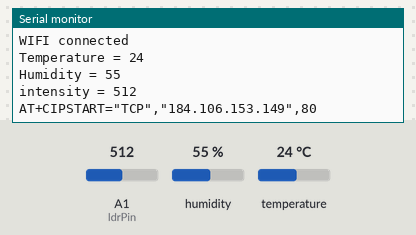
A sketch run on a simulated Arduino Uno, built with avr-gcc and run on an emulated ATmega328P. Shown: the last lines printed to the serial monitor. Inputs (shaded band) come from the test bench; at power-on: humidity 55 %, A1 (ldrPin) = 512, temperature 24 °C. The modem accepts every AT command (registered, SIM ready, sends succeed) and sends nothing else.

Above: at 3.2 s.
3.3 s: humidity set to 22 %
At 4.9 s:
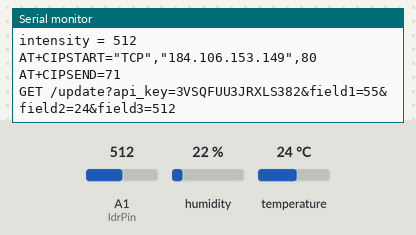
5.5 s: A1 (ldrPin) set to 716
At 6.8 s:
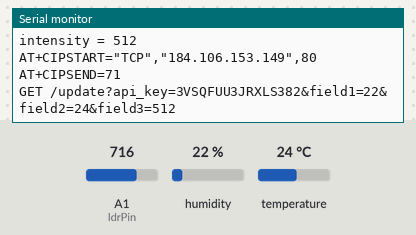
7.0 s: temperature set to 12 °C
At 8.4 s:
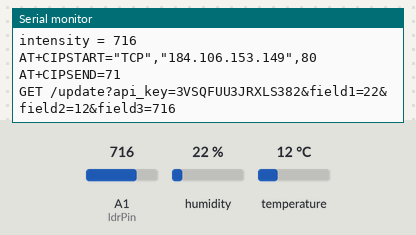
8.5 s: A1 (ldrPin) set to 900
At 9.9 s:
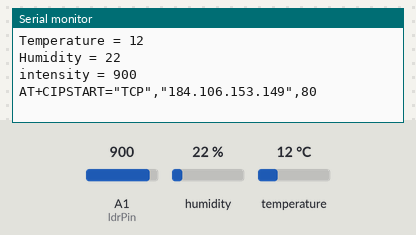
10.0 s: humidity set to 40 %
At 11.4 s:
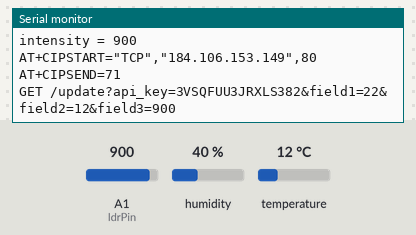
Timing chart, 0 to 12.5 s (numbered marks = the images above; inputs shaded):
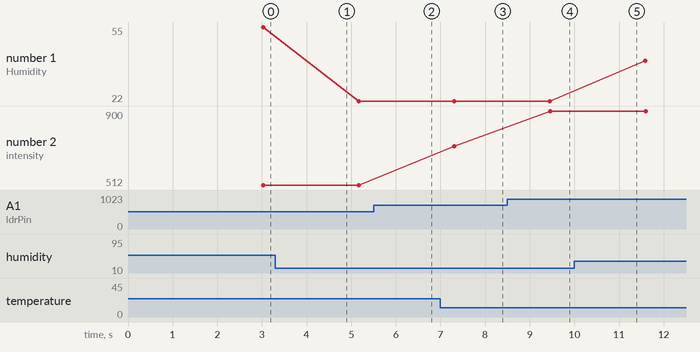

Measured:
- after the input at 7.0 s, the serial monitor: prints a new line after 0.31 s (image 3)
- after the input at 8.5 s, the serial monitor: prints a new line after 0.95 s (image 4)
- plotted number 1: 55 → 22 after the input at 3.3 s, 22 → 40 after the input at 10.0 s
- plotted number 2: 716 → 900 after the input at 8.5 s

The sketch:

temp_hum_intensity.ino
```cpp
#include "DHT.h"

#include <SoftwareSerial.h>


#define DHTPIN 5                       // Digital Pin 5

const int ldrPin = A1;

#define DHTTYPE DHT11                  // We are Using DHT11

String apiKey = "3VSQFUU3JRXLS382";    // Edit this API key according to your Account

String Host_Name = "pialy";         // Edit Host_Name

String Password = "0123456789";          // Edit Password

SoftwareSerial ser(2, 3);              // RX, TX

int i=1;

DHT dht(DHTPIN, DHTTYPE);              // Initialising Pin and Type of DHT

void setup() {

        Serial.begin(115200);                  // enable software serial

        ser.begin(115200);                     // reset ESP8266

        ser.println("AT+RST");               // Resetting ESP8266
        delay(1000);
        dht.begin();                        // Enabling DHT11

        char inv ='"';

        String cmd = "AT+CWJAP";

               cmd+= "=";

               cmd+= inv;

               cmd+= Host_Name;

               cmd+= inv;

               cmd+= ",";

               cmd+= inv;

               cmd+= Password;

               cmd+= inv;

        ser.println(cmd);                    // Connecting ESP8266 to your WiFi Router
        delay(1000);
        Serial.println("WIFI connected");
          pinMode(ldrPin, INPUT);

  }
// the loop

void loop() {
        delay(1000);

  int humidity =  dht.readHumidity();             // Reading Humidity Value

  int temperature = dht.readTemperature();        // Reading Temperature Value

  int ldrStatus = analogRead(ldrPin);              // reading intensity value


  Serial.print("Temperature = ");
  Serial.println(temperature);
  Serial.print("Humidity = ");
  Serial.println(humidity);
  Serial.print("intensity = ");
  Serial.println(ldrStatus);

  String state1=String(humidity);                 // Converting them to string

  String state2=String(temperature);              // as to send it through URL

  String state3=String(ldrStatus);

  String cmd = "AT+CIPSTART=\"TCP\",\"";          // Establishing TCP connection

  cmd += "184.106.153.149";                       // api.thingspeak.com

  cmd += "\",80";                                 // port 80

  ser.println(cmd);

  Serial.println(cmd);

 if(ser.find("Error")){

    Serial.println("AT+CIPSTART error");

    return;

  }

String getStr = "GET /update?api_key=";         // prepare GET string

  getStr += apiKey;

  getStr +="&field1=";

  getStr += String(state1);                       // Humidity Data

  getStr +="&field2=";

  getStr += String(state2);                       // Temperature Data

  getStr +="&field3=";

  getStr += String(state3);                       // intensity data

  getStr += "\r\n\r\n";

  cmd = "AT+CIPSEND=";

  cmd += String(getStr.length());                // Total Length of data

  ser.println(cmd);

  Serial.println(cmd);


if(ser.find(">")){

    ser.print(getStr);

    Serial.print(getStr);

  }

  else{

    ser.println("AT+CIPCLOSE");                  // closing connection

    // alert user

    Serial.println("AT+CIPCLOSE");

  }

 delay(100);                                  // Update after every 15 seconds

}
```
